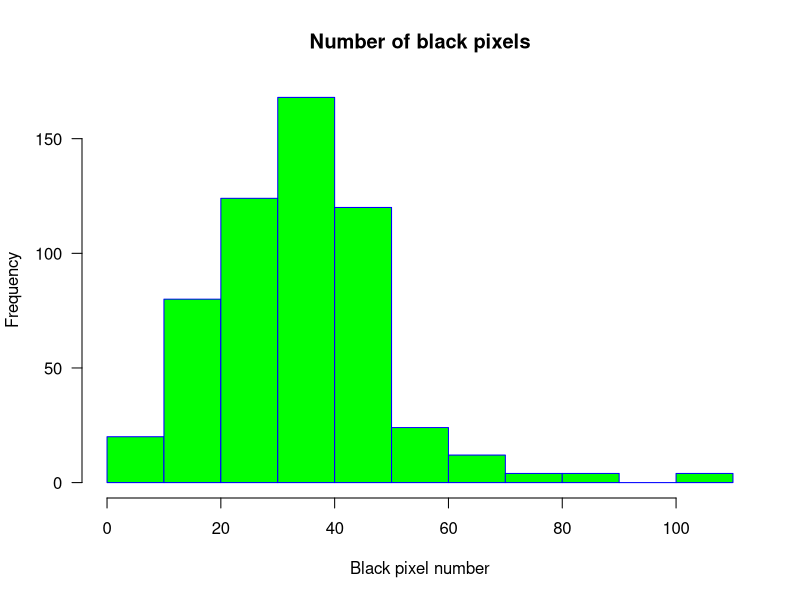
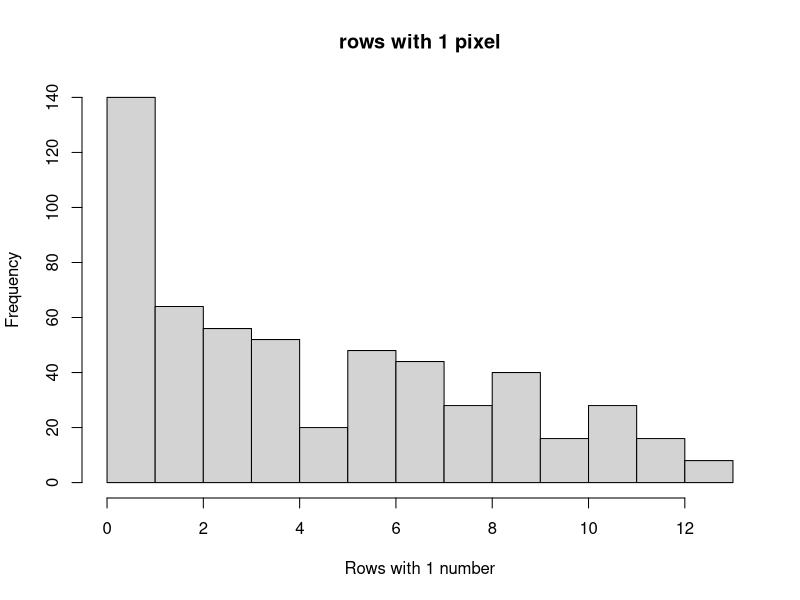
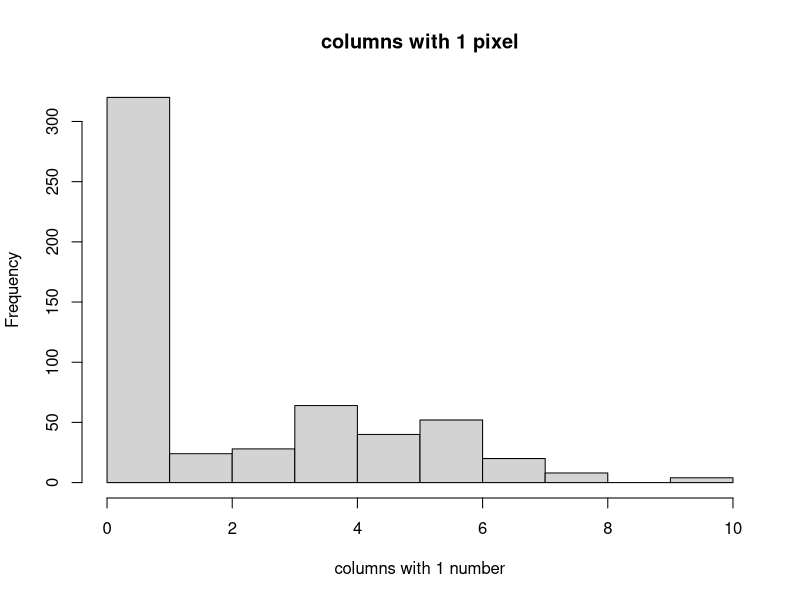
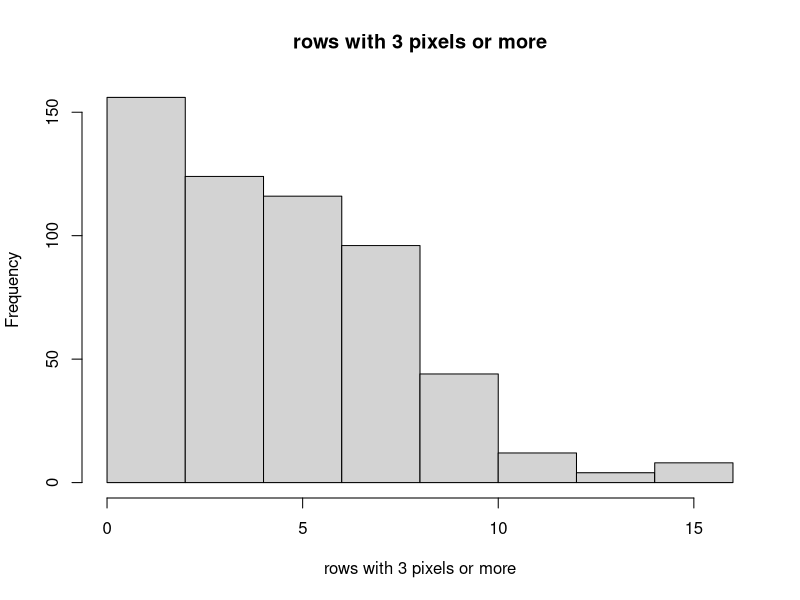
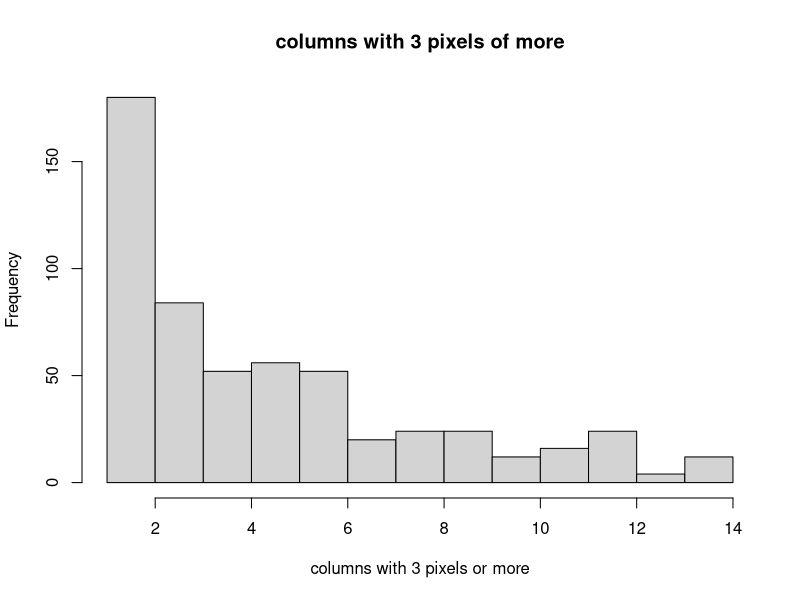
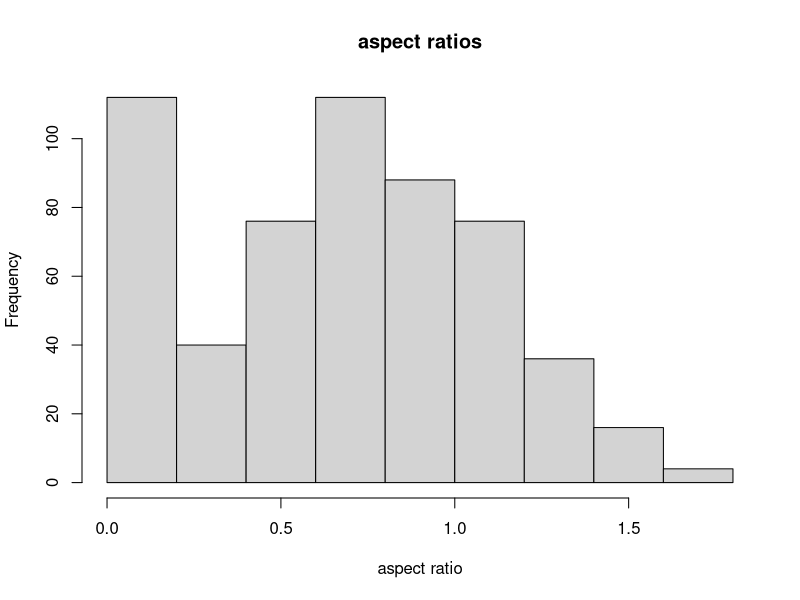

Write R code to recreate these figures, in order.
{
  library(readr)
  library(ggplot2)
  
  mydata <- read.csv("40294886_features.csv", row.names = NULL)
  calculated_features <- data.frame(mydata)
  colnames(calculated_features) <- c("Label", "Index", "nr_pix", "rows_with_1", "cols_with_1",
                                     "rows_with_3p", "cols_with_3p", "aspect_ratio", "neigh_1",
                                     "no_neigh_above","no_neigh_below","no_neigh_left","no_neigh_right",
                                     "no_neigh_horiz", "no_neigh_vert","connected_areas","eyes","custom")

  print(calculated_features)
  summary(calculated_features)
  
  
  # need to use ggplot to make each of these histograms better.
  nr_pix_hist <- hist(calculated_features$nr_pix, main = "Number of black pixels", xlab="Black pixel number", border = "blue", col = "green", las = 1)
  rows_with_1_hist <- hist(calculated_features$rows_with_1, main = "rows with 1 pixel", xlab = "Rows with 1 number")
  cols_with_1_hist <- hist(calculated_features$cols_with_1, main = "columns with 1 pixel", xlab = "columns with 1 number")
  rows_with_3p_hist <- hist(calculated_features$rows_with_3p, main = "rows with 3 pixels or more", xlab = "rows with 3 pixels or more")
  cols_with_3p_hist <- hist(calculated_features$cols_with_3p, main = "columns with 3 pixels of more", xlab = "columns with 3 pixels or more")
  aspect_ratio_hist <- hist(calculated_features$aspect_ratio, main = "aspect ratios", xlab = "aspect ratio")
  
  print(nr_pix_hist)
  print(rows_with_1_hist)
  print(cols_with_1_hist)
  print(rows_with_3p_hist)
  print(cols_with_3p_hist)
  print(aspect_ratio_hist)
}
